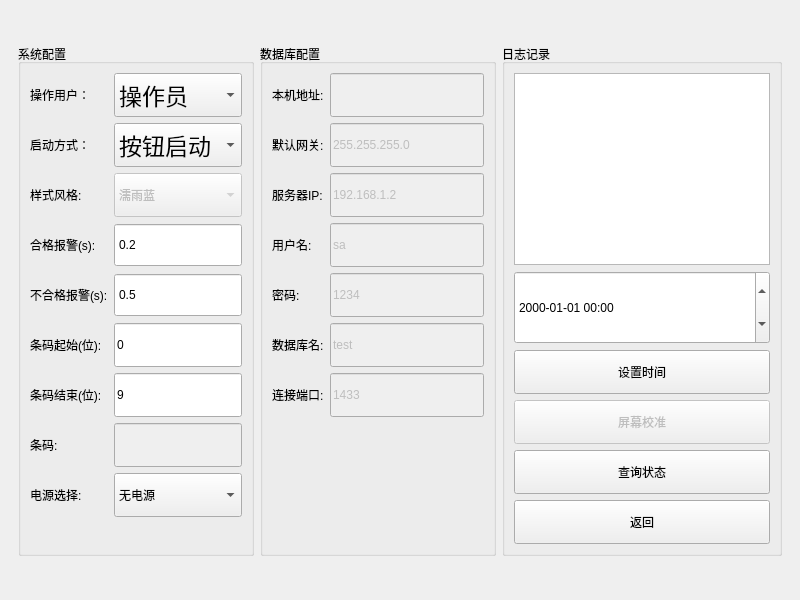
<?xml version="1.0" encoding="UTF-8"?>
<ui version="4.0">
 <class>WinSyst</class>
 <widget class="QWidget" name="WinSyst">
  <property name="geometry">
   <rect>
    <x>0</x>
    <y>0</y>
    <width>800</width>
    <height>600</height>
   </rect>
  </property>
  <property name="windowTitle">
   <string>Form</string>
  </property>
  <layout class="QVBoxLayout" name="verticalLayout_2">
   <property name="leftMargin">
    <number>0</number>
   </property>
   <property name="topMargin">
    <number>0</number>
   </property>
   <property name="rightMargin">
    <number>0</number>
   </property>
   <property name="bottomMargin">
    <number>0</number>
   </property>
   <item>
    <widget class="QStackedWidget" name="StackWinSyst">
     <property name="currentIndex">
      <number>0</number>
     </property>
     <widget class="QWidget" name="SystemPage">
      <layout class="QGridLayout" name="gridLayout_5">
       <item row="1" column="0">
        <widget class="QWidget" name="widget" native="true">
         <layout class="QGridLayout" name="gridLayout">
          <item row="0" column="3" rowspan="3">
           <widget class="QGroupBox" name="groupBox">
            <property name="title">
             <string>数据库配置</string>
            </property>
            <layout class="QGridLayout" name="gridLayout_6">
             <item row="2" column="0">
              <widget class="QLabel" name="label_5">
               <property name="text">
                <string>服务器IP:</string>
               </property>
              </widget>
             </item>
             <item row="1" column="0">
              <widget class="QLabel" name="label_4">
               <property name="text">
                <string>默认网关:</string>
               </property>
              </widget>
             </item>
             <item row="2" column="1">
              <widget class="QLineEdit" name="lineEdit_3">
               <property name="enabled">
                <bool>false</bool>
               </property>
               <property name="minimumSize">
                <size>
                 <width>97</width>
                 <height>44</height>
                </size>
               </property>
               <property name="focusPolicy">
                <enum>Qt::ClickFocus</enum>
               </property>
               <property name="text">
                <string>192.168.1.2</string>
               </property>
              </widget>
             </item>
             <item row="5" column="1">
              <widget class="QLineEdit" name="lineEdit_6">
               <property name="enabled">
                <bool>false</bool>
               </property>
               <property name="minimumSize">
                <size>
                 <width>97</width>
                 <height>44</height>
                </size>
               </property>
               <property name="focusPolicy">
                <enum>Qt::ClickFocus</enum>
               </property>
               <property name="text">
                <string>test</string>
               </property>
              </widget>
             </item>
             <item row="4" column="1">
              <widget class="QLineEdit" name="lineEdit_5">
               <property name="enabled">
                <bool>false</bool>
               </property>
               <property name="minimumSize">
                <size>
                 <width>97</width>
                 <height>44</height>
                </size>
               </property>
               <property name="focusPolicy">
                <enum>Qt::ClickFocus</enum>
               </property>
               <property name="text">
                <string>1234</string>
               </property>
              </widget>
             </item>
             <item row="4" column="0">
              <widget class="QLabel" name="label_7">
               <property name="text">
                <string>密码:</string>
               </property>
              </widget>
             </item>
             <item row="3" column="1">
              <widget class="QLineEdit" name="lineEdit_4">
               <property name="enabled">
                <bool>false</bool>
               </property>
               <property name="minimumSize">
                <size>
                 <width>97</width>
                 <height>44</height>
                </size>
               </property>
               <property name="focusPolicy">
                <enum>Qt::ClickFocus</enum>
               </property>
               <property name="text">
                <string>sa</string>
               </property>
              </widget>
             </item>
             <item row="5" column="0">
              <widget class="QLabel" name="label_8">
               <property name="text">
                <string>数据库名:</string>
               </property>
              </widget>
             </item>
             <item row="6" column="0">
              <widget class="QLabel" name="label_9">
               <property name="text">
                <string>连接端口:</string>
               </property>
              </widget>
             </item>
             <item row="0" column="1">
              <widget class="QLineEdit" name="LocalHostIP">
               <property name="enabled">
                <bool>false</bool>
               </property>
               <property name="minimumSize">
                <size>
                 <width>97</width>
                 <height>44</height>
                </size>
               </property>
               <property name="focusPolicy">
                <enum>Qt::ClickFocus</enum>
               </property>
              </widget>
             </item>
             <item row="1" column="1">
              <widget class="QLineEdit" name="lineEdit_2">
               <property name="enabled">
                <bool>false</bool>
               </property>
               <property name="minimumSize">
                <size>
                 <width>97</width>
                 <height>44</height>
                </size>
               </property>
               <property name="focusPolicy">
                <enum>Qt::ClickFocus</enum>
               </property>
               <property name="text">
                <string>255.255.255.0</string>
               </property>
              </widget>
             </item>
             <item row="6" column="1">
              <widget class="QLineEdit" name="lineEdit_7">
               <property name="enabled">
                <bool>false</bool>
               </property>
               <property name="minimumSize">
                <size>
                 <width>97</width>
                 <height>44</height>
                </size>
               </property>
               <property name="focusPolicy">
                <enum>Qt::ClickFocus</enum>
               </property>
               <property name="text">
                <string>1433</string>
               </property>
              </widget>
             </item>
             <item row="3" column="0">
              <widget class="QLabel" name="label_6">
               <property name="text">
                <string>用户名:</string>
               </property>
              </widget>
             </item>
             <item row="0" column="0">
              <widget class="QLabel" name="label_3">
               <property name="text">
                <string>本机地址:</string>
               </property>
              </widget>
             </item>
             <item row="7" column="1">
              <spacer name="verticalSpacer_7">
               <property name="orientation">
                <enum>Qt::Vertical</enum>
               </property>
               <property name="sizeHint" stdset="0">
                <size>
                 <width>20</width>
                 <height>40</height>
                </size>
               </property>
              </spacer>
             </item>
            </layout>
           </widget>
          </item>
          <item row="0" column="2" rowspan="3">
           <widget class="QGroupBox" name="groupBox_2">
            <property name="title">
             <string>系统配置</string>
            </property>
            <layout class="QGridLayout" name="gridLayout_7">
             <item row="6" column="1">
              <widget class="QLineEdit" name="EditCode2">
               <property name="minimumSize">
                <size>
                 <width>97</width>
                 <height>44</height>
                </size>
               </property>
               <property name="focusPolicy">
                <enum>Qt::ClickFocus</enum>
               </property>
               <property name="text">
                <string>9</string>
               </property>
              </widget>
             </item>
             <item row="7" column="1">
              <widget class="QLineEdit" name="lineEdit_10">
               <property name="enabled">
                <bool>false</bool>
               </property>
               <property name="minimumSize">
                <size>
                 <width>97</width>
                 <height>44</height>
                </size>
               </property>
               <property name="focusPolicy">
                <enum>Qt::ClickFocus</enum>
               </property>
              </widget>
             </item>
             <item row="9" column="1">
              <spacer name="verticalSpacer_8">
               <property name="orientation">
                <enum>Qt::Vertical</enum>
               </property>
               <property name="sizeHint" stdset="0">
                <size>
                 <width>20</width>
                 <height>40</height>
                </size>
               </property>
              </spacer>
             </item>
             <item row="8" column="0">
              <widget class="QLabel" name="label_13">
               <property name="text">
                <string>电源选择:</string>
               </property>
              </widget>
             </item>
             <item row="5" column="0">
              <widget class="QLabel" name="label_10">
               <property name="text">
                <string>条码起始(位):</string>
               </property>
              </widget>
             </item>
             <item row="8" column="1">
              <widget class="QComboBox" name="BoxPower">
               <property name="minimumSize">
                <size>
                 <width>97</width>
                 <height>44</height>
                </size>
               </property>
               <item>
                <property name="text">
                 <string>无电源</string>
                </property>
               </item>
               <item>
                <property name="text">
                 <string>艾普电源</string>
                </property>
               </item>
               <item>
                <property name="text">
                 <string>外置电源</string>
                </property>
               </item>
               <item>
                <property name="text">
                 <string>外置变压器</string>
                </property>
               </item>
              </widget>
             </item>
             <item row="3" column="0">
              <widget class="QLabel" name="label">
               <property name="text">
                <string>合格报警(s):</string>
               </property>
              </widget>
             </item>
             <item row="2" column="1">
              <widget class="QComboBox" name="BoxStyle">
               <property name="enabled">
                <bool>false</bool>
               </property>
               <property name="sizePolicy">
                <sizepolicy hsizetype="Expanding" vsizetype="Expanding">
                 <horstretch>0</horstretch>
                 <verstretch>0</verstretch>
                </sizepolicy>
               </property>
               <property name="minimumSize">
                <size>
                 <width>97</width>
                 <height>44</height>
                </size>
               </property>
               <item>
                <property name="text">
                 <string>濡雨蓝</string>
                </property>
               </item>
               <item>
                <property name="text">
                 <string>孔雀绿</string>
                </property>
               </item>
              </widget>
             </item>
             <item row="4" column="1">
              <widget class="QDoubleSpinBox" name="BoxTimeNG">
               <property name="sizePolicy">
                <sizepolicy hsizetype="Expanding" vsizetype="Expanding">
                 <horstretch>0</horstretch>
                 <verstretch>0</verstretch>
                </sizepolicy>
               </property>
               <property name="minimumSize">
                <size>
                 <width>97</width>
                 <height>44</height>
                </size>
               </property>
               <property name="focusPolicy">
                <enum>Qt::ClickFocus</enum>
               </property>
               <property name="buttonSymbols">
                <enum>QAbstractSpinBox::NoButtons</enum>
               </property>
               <property name="decimals">
                <number>1</number>
               </property>
               <property name="value">
                <double>0.500000000000000</double>
               </property>
              </widget>
             </item>
             <item row="7" column="0">
              <widget class="QLabel" name="label_12">
               <property name="text">
                <string>条码:</string>
               </property>
              </widget>
             </item>
             <item row="3" column="1">
              <widget class="QDoubleSpinBox" name="BoxTimeOK">
               <property name="sizePolicy">
                <sizepolicy hsizetype="Expanding" vsizetype="Expanding">
                 <horstretch>0</horstretch>
                 <verstretch>0</verstretch>
                </sizepolicy>
               </property>
               <property name="minimumSize">
                <size>
                 <width>97</width>
                 <height>44</height>
                </size>
               </property>
               <property name="focusPolicy">
                <enum>Qt::ClickFocus</enum>
               </property>
               <property name="buttonSymbols">
                <enum>QAbstractSpinBox::NoButtons</enum>
               </property>
               <property name="decimals">
                <number>1</number>
               </property>
               <property name="value">
                <double>0.200000000000000</double>
               </property>
              </widget>
             </item>
             <item row="0" column="1">
              <widget class="QComboBox" name="BoxUser">
               <property name="sizePolicy">
                <sizepolicy hsizetype="Expanding" vsizetype="Expanding">
                 <horstretch>0</horstretch>
                 <verstretch>0</verstretch>
                </sizepolicy>
               </property>
               <property name="minimumSize">
                <size>
                 <width>97</width>
                 <height>44</height>
                </size>
               </property>
               <property name="font">
                <font>
                 <pointsize>17</pointsize>
                </font>
               </property>
               <item>
                <property name="text">
                 <string>操作员</string>
                </property>
               </item>
               <item>
                <property name="text">
                 <string>管理员</string>
                </property>
               </item>
              </widget>
             </item>
             <item row="4" column="0">
              <widget class="QLabel" name="label_2">
               <property name="text">
                <string>不合格报警(s):</string>
               </property>
              </widget>
             </item>
             <item row="2" column="0">
              <widget class="QLabel" name="TextStyle">
               <property name="text">
                <string>样式风格:</string>
               </property>
              </widget>
             </item>
             <item row="6" column="0">
              <widget class="QLabel" name="label_11">
               <property name="text">
                <string>条码结束(位):</string>
               </property>
              </widget>
             </item>
             <item row="1" column="1">
              <widget class="QComboBox" name="BoxMode">
               <property name="sizePolicy">
                <sizepolicy hsizetype="Expanding" vsizetype="Expanding">
                 <horstretch>0</horstretch>
                 <verstretch>0</verstretch>
                </sizepolicy>
               </property>
               <property name="minimumSize">
                <size>
                 <width>97</width>
                 <height>44</height>
                </size>
               </property>
               <property name="font">
                <font>
                 <pointsize>17</pointsize>
                </font>
               </property>
               <item>
                <property name="text">
                 <string>按钮启动</string>
                </property>
               </item>
               <item>
                <property name="text">
                 <string>脚踏启动</string>
                </property>
               </item>
               <item>
                <property name="text">
                 <string>滑罩启动</string>
                </property>
               </item>
               <item>
                <property name="text">
                 <string>网络启动</string>
                </property>
               </item>
              </widget>
             </item>
             <item row="0" column="0">
              <widget class="QLabel" name="TextUser">
               <property name="text">
                <string>操作用户：</string>
               </property>
              </widget>
             </item>
             <item row="1" column="0">
              <widget class="QLabel" name="TextMode">
               <property name="styleSheet">
                <string notr="true"/>
               </property>
               <property name="text">
                <string>启动方式：</string>
               </property>
              </widget>
             </item>
             <item row="5" column="1">
              <widget class="QLineEdit" name="EditCode1">
               <property name="minimumSize">
                <size>
                 <width>97</width>
                 <height>44</height>
                </size>
               </property>
               <property name="focusPolicy">
                <enum>Qt::ClickFocus</enum>
               </property>
               <property name="text">
                <string>0</string>
               </property>
              </widget>
             </item>
            </layout>
           </widget>
          </item>
          <item row="0" column="4" rowspan="3">
           <widget class="QGroupBox" name="groupBox_3">
            <property name="title">
             <string>日志记录</string>
            </property>
            <layout class="QGridLayout" name="gridLayout_8">
             <item row="2" column="0">
              <widget class="QPushButton" name="btnTime">
               <property name="minimumSize">
                <size>
                 <width>97</width>
                 <height>44</height>
                </size>
               </property>
               <property name="text">
                <string>设置时间</string>
               </property>
              </widget>
             </item>
             <item row="4" column="0">
              <widget class="QPushButton" name="BtnStatus">
               <property name="minimumSize">
                <size>
                 <width>97</width>
                 <height>44</height>
                </size>
               </property>
               <property name="text">
                <string>查询状态</string>
               </property>
              </widget>
             </item>
             <item row="5" column="0">
              <widget class="QPushButton" name="BtnExit">
               <property name="minimumSize">
                <size>
                 <width>97</width>
                 <height>44</height>
                </size>
               </property>
               <property name="text">
                <string>返回</string>
               </property>
              </widget>
             </item>
             <item row="3" column="0">
              <widget class="QPushButton" name="pushButton">
               <property name="enabled">
                <bool>false</bool>
               </property>
               <property name="minimumSize">
                <size>
                 <width>97</width>
                 <height>44</height>
                </size>
               </property>
               <property name="text">
                <string>屏幕校准</string>
               </property>
              </widget>
             </item>
             <item row="0" column="0">
              <widget class="QTextBrowser" name="TextDebug"/>
             </item>
             <item row="1" column="0">
              <widget class="QDateTimeEdit" name="EditTime">
               <property name="sizePolicy">
                <sizepolicy hsizetype="Expanding" vsizetype="Expanding">
                 <horstretch>0</horstretch>
                 <verstretch>0</verstretch>
                </sizepolicy>
               </property>
               <property name="minimumSize">
                <size>
                 <width>97</width>
                 <height>35</height>
                </size>
               </property>
               <property name="focusPolicy">
                <enum>Qt::ClickFocus</enum>
               </property>
               <property name="displayFormat">
                <string>yyyy-MM-dd hh:mm</string>
               </property>
              </widget>
             </item>
            </layout>
           </widget>
          </item>
         </layout>
        </widget>
       </item>
       <item row="0" column="0">
        <spacer name="verticalSpacer_5">
         <property name="orientation">
          <enum>Qt::Vertical</enum>
         </property>
         <property name="sizeHint" stdset="0">
          <size>
           <width>20</width>
           <height>40</height>
          </size>
         </property>
        </spacer>
       </item>
       <item row="2" column="0">
        <spacer name="verticalSpacer_6">
         <property name="orientation">
          <enum>Qt::Vertical</enum>
         </property>
         <property name="sizeHint" stdset="0">
          <size>
           <width>20</width>
           <height>40</height>
          </size>
         </property>
        </spacer>
       </item>
      </layout>
     </widget>
     <widget class="QWidget" name="PasswordPage">
      <layout class="QVBoxLayout" name="verticalLayout">
       <item>
        <widget class="QWidget" name="Password" native="true">
         <layout class="QGridLayout" name="gridLayout_2">
          <item row="3" column="0">
           <spacer name="horizontalSpacer">
            <property name="orientation">
             <enum>Qt::Horizontal</enum>
            </property>
            <property name="sizeHint" stdset="0">
             <size>
              <width>40</width>
              <height>20</height>
             </size>
            </property>
           </spacer>
          </item>
          <item row="2" column="1" colspan="3">
           <widget class="QLineEdit" name="EditPassword">
            <property name="minimumSize">
             <size>
              <width>0</width>
              <height>44</height>
             </size>
            </property>
            <property name="focusPolicy">
             <enum>Qt::ClickFocus</enum>
            </property>
            <property name="text">
             <string/>
            </property>
            <property name="echoMode">
             <enum>QLineEdit::Password</enum>
            </property>
           </widget>
          </item>
          <item row="3" column="2">
           <widget class="QPushButton" name="BtnPassword">
            <property name="minimumSize">
             <size>
              <width>97</width>
              <height>44</height>
             </size>
            </property>
            <property name="text">
             <string>修改密码</string>
            </property>
           </widget>
          </item>
          <item row="3" column="1">
           <widget class="QPushButton" name="BtnOk">
            <property name="minimumSize">
             <size>
              <width>97</width>
              <height>44</height>
             </size>
            </property>
            <property name="text">
             <string>确定</string>
            </property>
           </widget>
          </item>
          <item row="3" column="3">
           <widget class="QPushButton" name="BtnCancel">
            <property name="minimumSize">
             <size>
              <width>97</width>
              <height>44</height>
             </size>
            </property>
            <property name="text">
             <string>取消</string>
            </property>
           </widget>
          </item>
          <item row="1" column="1" colspan="3">
           <widget class="QLabel" name="TextPassword">
            <property name="text">
             <string>请输入密码：</string>
            </property>
           </widget>
          </item>
          <item row="4" column="2">
           <spacer name="verticalSpacer_2">
            <property name="orientation">
             <enum>Qt::Vertical</enum>
            </property>
            <property name="sizeHint" stdset="0">
             <size>
              <width>20</width>
              <height>40</height>
             </size>
            </property>
           </spacer>
          </item>
          <item row="3" column="4">
           <spacer name="horizontalSpacer_2">
            <property name="orientation">
             <enum>Qt::Horizontal</enum>
            </property>
            <property name="sizeHint" stdset="0">
             <size>
              <width>40</width>
              <height>20</height>
             </size>
            </property>
           </spacer>
          </item>
          <item row="0" column="1" colspan="3">
           <spacer name="verticalSpacer">
            <property name="orientation">
             <enum>Qt::Vertical</enum>
            </property>
            <property name="sizeHint" stdset="0">
             <size>
              <width>20</width>
              <height>40</height>
             </size>
            </property>
           </spacer>
          </item>
         </layout>
        </widget>
       </item>
      </layout>
     </widget>
     <widget class="QWidget" name="page_3">
      <layout class="QGridLayout" name="gridLayout_4">
       <item row="2" column="1">
        <spacer name="verticalSpacer_4">
         <property name="orientation">
          <enum>Qt::Vertical</enum>
         </property>
         <property name="sizeHint" stdset="0">
          <size>
           <width>20</width>
           <height>40</height>
          </size>
         </property>
        </spacer>
       </item>
       <item row="0" column="1">
        <spacer name="verticalSpacer_3">
         <property name="orientation">
          <enum>Qt::Vertical</enum>
         </property>
         <property name="sizeHint" stdset="0">
          <size>
           <width>20</width>
           <height>40</height>
          </size>
         </property>
        </spacer>
       </item>
       <item row="1" column="0">
        <spacer name="horizontalSpacer_3">
         <property name="orientation">
          <enum>Qt::Horizontal</enum>
         </property>
         <property name="sizeHint" stdset="0">
          <size>
           <width>40</width>
           <height>20</height>
          </size>
         </property>
        </spacer>
       </item>
       <item row="1" column="2">
        <spacer name="horizontalSpacer_4">
         <property name="orientation">
          <enum>Qt::Horizontal</enum>
         </property>
         <property name="sizeHint" stdset="0">
          <size>
           <width>40</width>
           <height>20</height>
          </size>
         </property>
        </spacer>
       </item>
       <item row="1" column="1">
        <widget class="QWidget" name="widget_2" native="true">
         <layout class="QGridLayout" name="gridLayout_3">
          <item row="0" column="0" colspan="2">
           <widget class="QLabel" name="TextPwdOld">
            <property name="sizePolicy">
             <sizepolicy hsizetype="Expanding" vsizetype="Preferred">
              <horstretch>0</horstretch>
              <verstretch>0</verstretch>
             </sizepolicy>
            </property>
            <property name="text">
             <string>请输入原始密码：</string>
            </property>
           </widget>
          </item>
          <item row="1" column="0" colspan="2">
           <widget class="QLineEdit" name="EditPwdOld">
            <property name="sizePolicy">
             <sizepolicy hsizetype="Expanding" vsizetype="Expanding">
              <horstretch>0</horstretch>
              <verstretch>0</verstretch>
             </sizepolicy>
            </property>
            <property name="minimumSize">
             <size>
              <width>0</width>
              <height>44</height>
             </size>
            </property>
            <property name="focusPolicy">
             <enum>Qt::ClickFocus</enum>
            </property>
            <property name="text">
             <string/>
            </property>
            <property name="echoMode">
             <enum>QLineEdit::Password</enum>
            </property>
           </widget>
          </item>
          <item row="2" column="0" colspan="2">
           <widget class="QLabel" name="TextPwdNew">
            <property name="sizePolicy">
             <sizepolicy hsizetype="Expanding" vsizetype="Preferred">
              <horstretch>0</horstretch>
              <verstretch>0</verstretch>
             </sizepolicy>
            </property>
            <property name="text">
             <string>请输入新密码：</string>
            </property>
           </widget>
          </item>
          <item row="3" column="0" colspan="2">
           <widget class="QLineEdit" name="EditPwdNew">
            <property name="sizePolicy">
             <sizepolicy hsizetype="Expanding" vsizetype="Expanding">
              <horstretch>0</horstretch>
              <verstretch>0</verstretch>
             </sizepolicy>
            </property>
            <property name="minimumSize">
             <size>
              <width>0</width>
              <height>44</height>
             </size>
            </property>
            <property name="focusPolicy">
             <enum>Qt::ClickFocus</enum>
            </property>
            <property name="text">
             <string/>
            </property>
            <property name="echoMode">
             <enum>QLineEdit::Password</enum>
            </property>
           </widget>
          </item>
          <item row="4" column="0" colspan="2">
           <widget class="QLabel" name="TextPwdNewR">
            <property name="sizePolicy">
             <sizepolicy hsizetype="Expanding" vsizetype="Preferred">
              <horstretch>0</horstretch>
              <verstretch>0</verstretch>
             </sizepolicy>
            </property>
            <property name="text">
             <string>请再次输入新密码：</string>
            </property>
           </widget>
          </item>
          <item row="5" column="0" colspan="2">
           <widget class="QLineEdit" name="EditPwdNewR">
            <property name="sizePolicy">
             <sizepolicy hsizetype="Expanding" vsizetype="Expanding">
              <horstretch>0</horstretch>
              <verstretch>0</verstretch>
             </sizepolicy>
            </property>
            <property name="minimumSize">
             <size>
              <width>0</width>
              <height>44</height>
             </size>
            </property>
            <property name="focusPolicy">
             <enum>Qt::ClickFocus</enum>
            </property>
            <property name="text">
             <string/>
            </property>
            <property name="echoMode">
             <enum>QLineEdit::Password</enum>
            </property>
           </widget>
          </item>
          <item row="6" column="0">
           <widget class="QPushButton" name="BtnSystPasswordOK">
            <property name="sizePolicy">
             <sizepolicy hsizetype="Expanding" vsizetype="Expanding">
              <horstretch>0</horstretch>
              <verstretch>0</verstretch>
             </sizepolicy>
            </property>
            <property name="minimumSize">
             <size>
              <width>97</width>
              <height>44</height>
             </size>
            </property>
            <property name="text">
             <string>确认修改</string>
            </property>
           </widget>
          </item>
          <item row="6" column="1">
           <widget class="QPushButton" name="BtnSystPasswordExit">
            <property name="sizePolicy">
             <sizepolicy hsizetype="Expanding" vsizetype="Expanding">
              <horstretch>0</horstretch>
              <verstretch>0</verstretch>
             </sizepolicy>
            </property>
            <property name="minimumSize">
             <size>
              <width>97</width>
              <height>44</height>
             </size>
            </property>
            <property name="text">
             <string>返回</string>
            </property>
           </widget>
          </item>
         </layout>
        </widget>
       </item>
      </layout>
     </widget>
    </widget>
   </item>
  </layout>
 </widget>
 <resources/>
 <connections/>
</ui>
